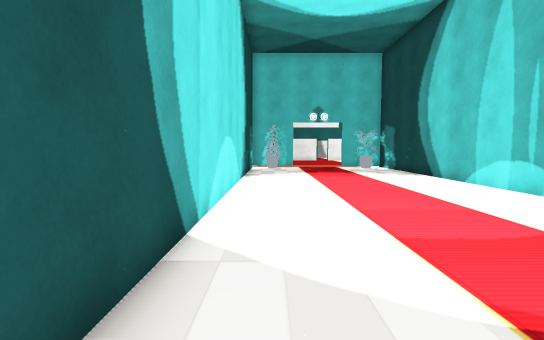
[1] (above)

19 first-person views from a walk through a Unity game level. The camera is 1.3 m above the floor, tilts 4° down and sees 80° across. Doors are open. The floor is counted in squares, 1 m on a side. Each view is taken from the middle of a square. On the plan, view 1 faces up. The plan holds only what a view shows up to about 14 squares ahead; the rest is blank. The place goes on beyond the plan. The player is left out. Some surface patterns are stand-ins.

[2]
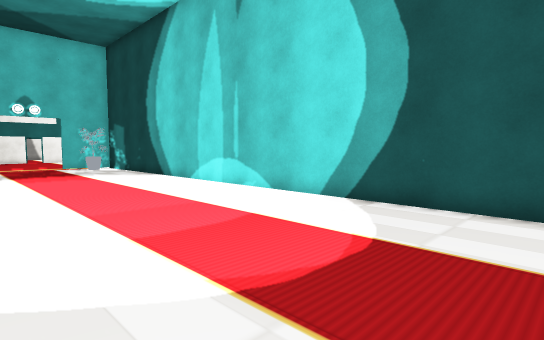

[3]
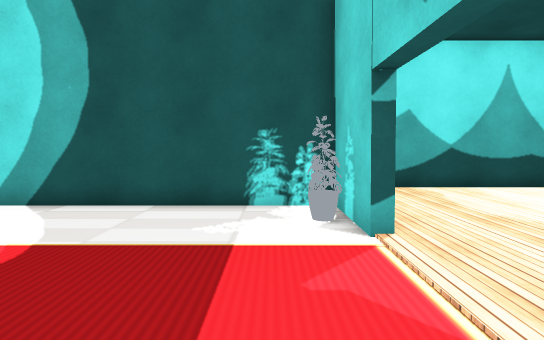

[4]
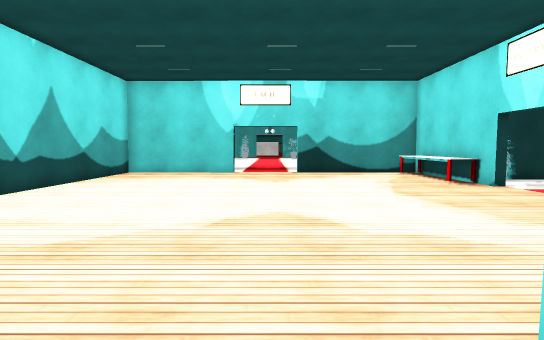

[5]
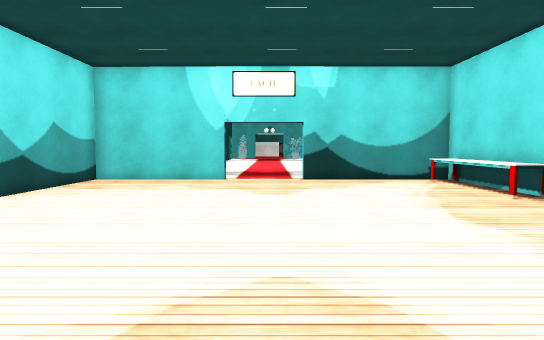

[6]
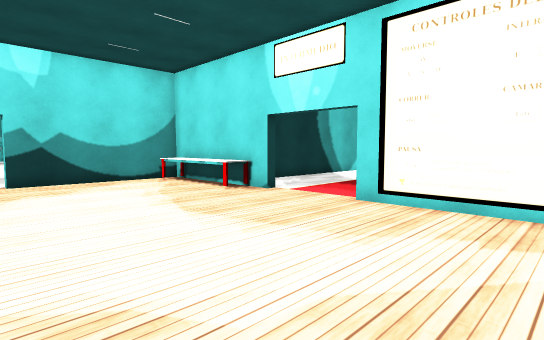

[7]
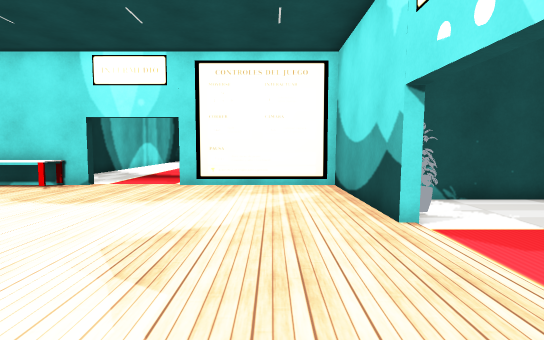

[8]
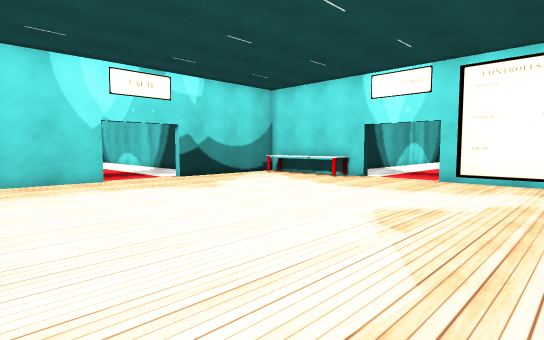

[9]
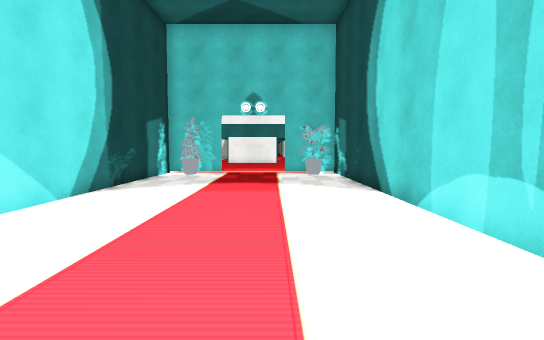

[10]
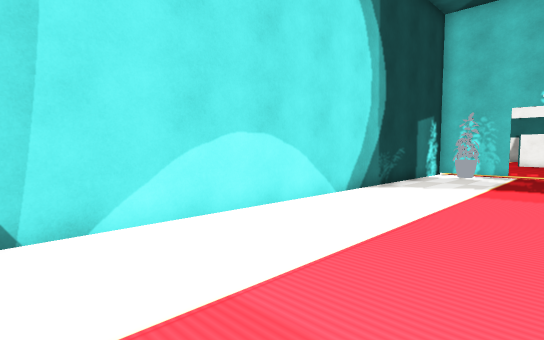

[11]
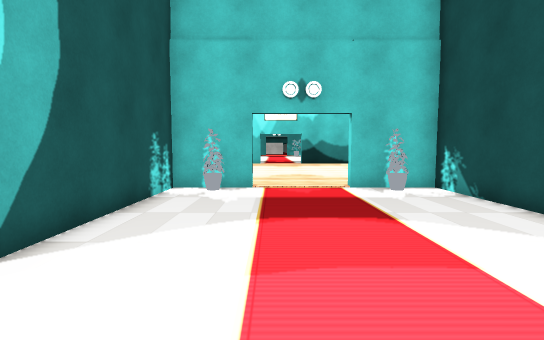

[12]
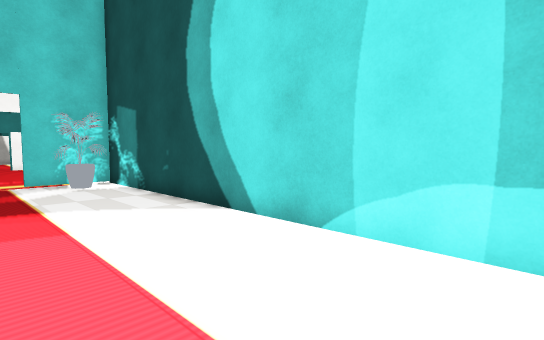

[13]
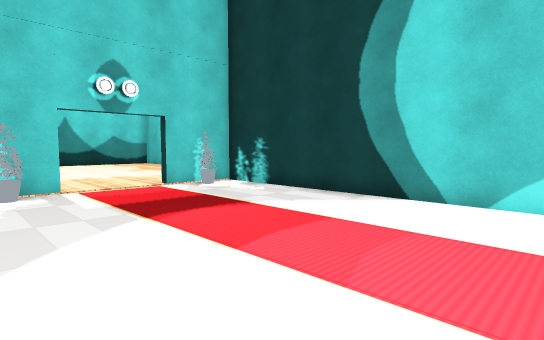

[14]
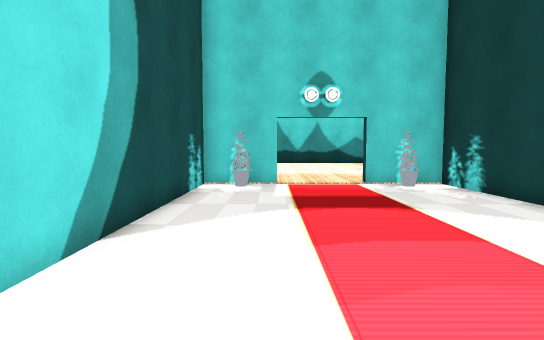

[15]
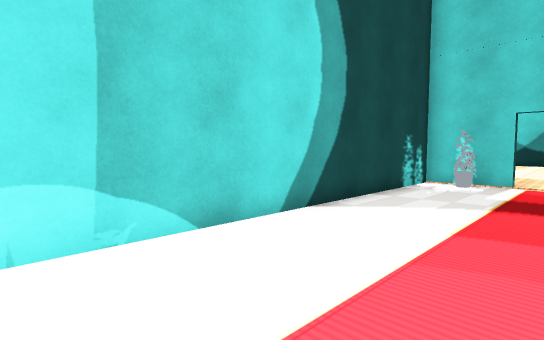

[16]
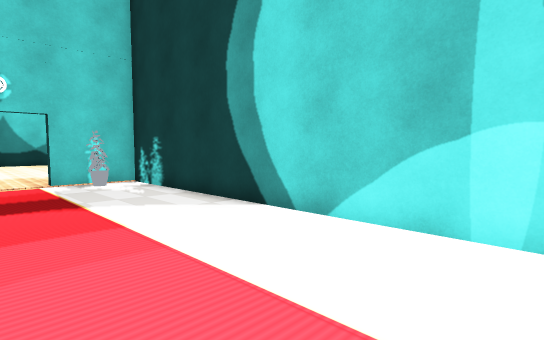

[17]
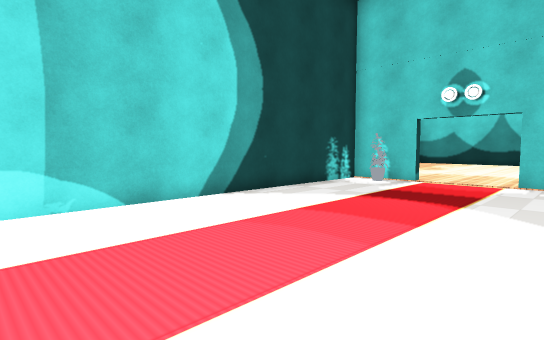

[18]
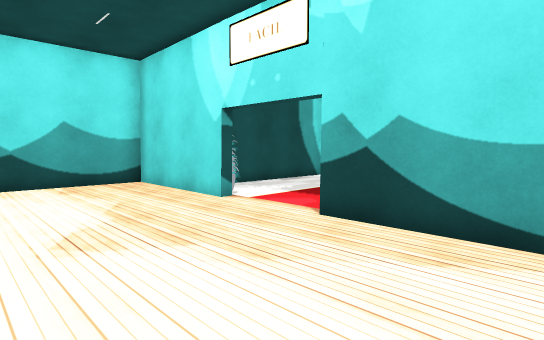

[19]
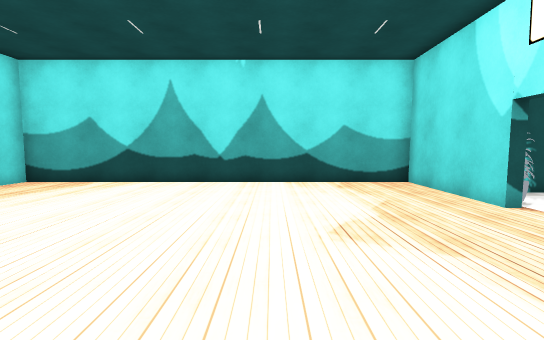

### Floor plan
Points are (right, up) in squares from view 1. A wall is a line through its corners. A room is listed if a view was taken in it or the views show most of it. See-through windows are left out.
Room 1 (views 1, 2, 3, 4, 9, 10, 11, 12)
walls: (-1.3, 19.6) (-1.3, -2.4) (1.5, -2.4); (4.6, -2.4) (7.2, -2.4) (7.2, 20.5)
ways out: open door at (3, -2.5) to room 2
objects: other object (0, -2); other object (0, 20); other object (5, 20) to (6, 20); other object (6, -2)
Room 2 (views 5, 6, 7, 8, 18, 19)
walls: (-4.1, -11.2) (-4.1, -12.5); (4.9, -17) (10.1, -17) (10.1, -2.7) (8.9, -2.7); (1.5, -2.8) (-4.1, -2.8) (-4.1, -8.2); (-4.1, -17.1) (1.7, -17.1)
ways out: open door at (3, -2.5) to room 1; open door at (-4, -10) to room 3; open door at (3.5, -17)
objects: other object (-4, -16) to (-3, -12)
Room 3 (views 13, 14, 15, 16, 17)
walls: (-4.5, -8.2) (-4.5, -5.6) (-16.8, -5.6); (-4.5, -12.5) (-4.5, -11.2); (-16.6, -14.1) (-4.5, -14.1)
ways out: open door at (-4, -10) to room 2
objects: other object (-5, -13) to (-5, -12); other object (-5, -7)

Positions as (right, up) in squares from view 1, and headings:
1: (0, 0), facing up
2: (0, 0), facing up-right
3: (0, -1), facing right
4: (3, -1), facing down
5: (3, -4), facing down
6: (3, -4), facing down-left
7: (7, -5), facing left
8: (9, -4), facing down-left
9: (4, 5), facing up
10: (4, 5), facing up-left
11: (4, 8), facing down
12: (3, 9), facing up-right
13: (-15, -6), facing down-right
14: (-16, -8), facing right
15: (-17, -10), facing up-right
16: (-17, -9), facing down-right
17: (-17, -13), facing up-right
18: (-2, -12), facing down-right
19: (-2, -12), facing right
